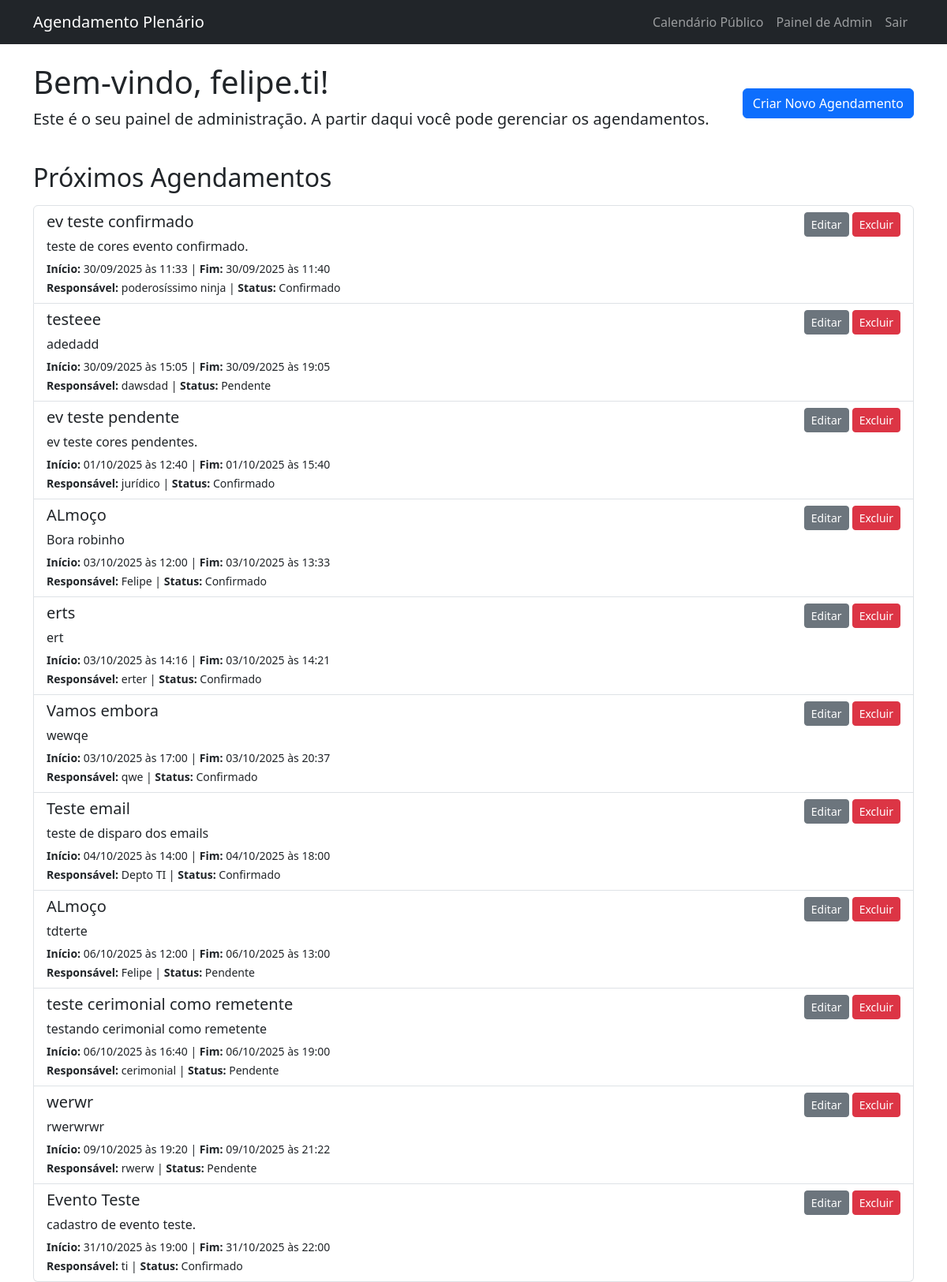
Before: /admin (signed in) with the older database file.
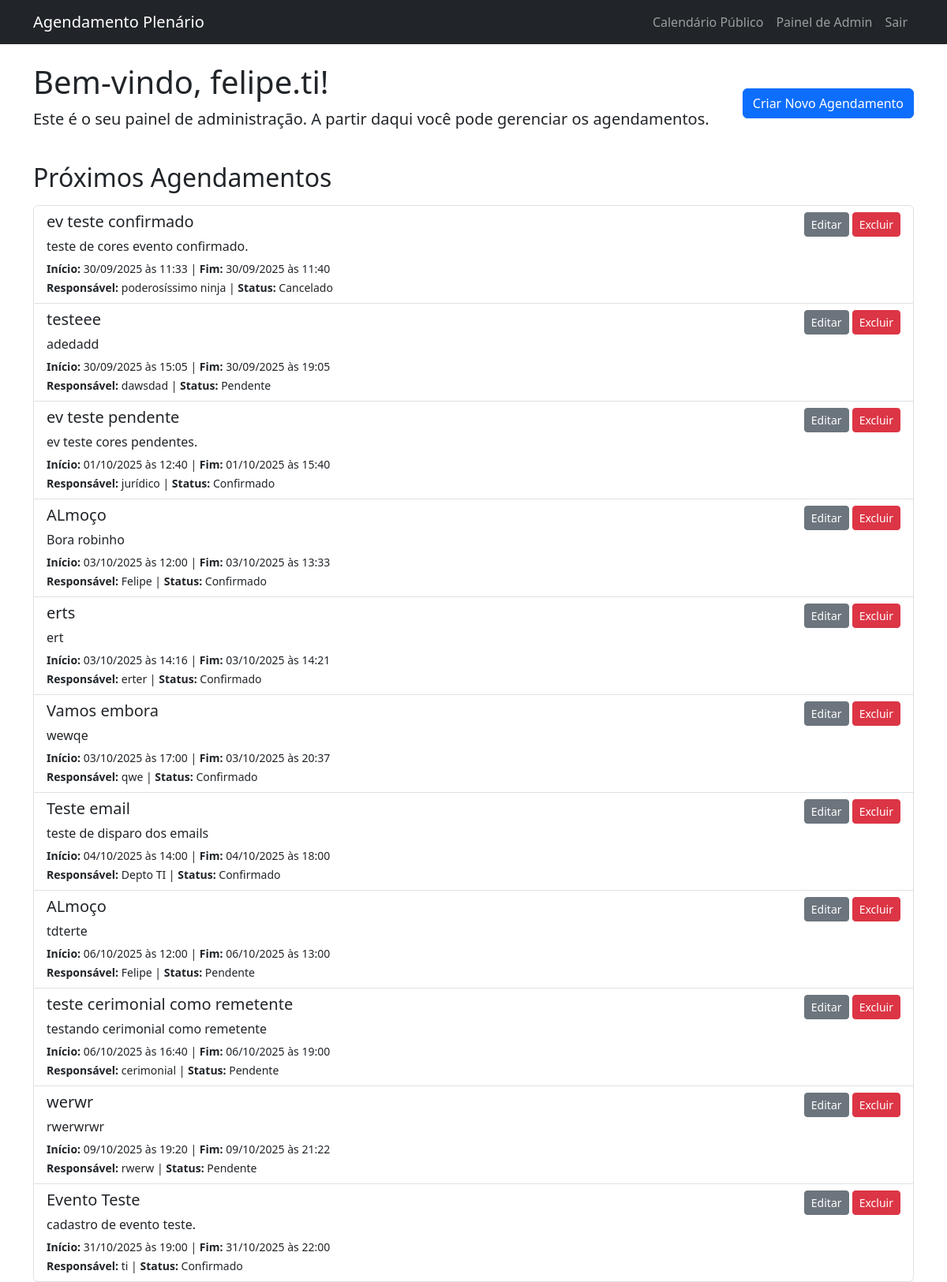
After: the same page with the newer database file.
### app/models.py (models this page shows, shortened)
class Usuario(UserMixin, db.Model):
    id = db.Column(db.Integer, primary_key=True)
    nome_usuario = db.Column(db.String(64), index=True, unique=True)
    senha_hash = db.Column(db.String(128))
    agendamentos = db.relationship('Agendamento', backref='autor', lazy='dynamic')

class Agendamento(db.Model):
    id = db.Column(db.Integer, primary_key=True)
    titulo = db.Column(db.String(140), nullable=False)
    descricao = db.Column(db.Text)
    data_inicio = db.Column(db.DateTime, index=True, nullable=False)
    data_fim = db.Column(db.DateTime, nullable=False)
    local = db.Column(db.String(140), default='Plenário Roberto Bottacin Moreira')
    responsavel = db.Column(db.String(140))
    status = db.Column(db.String(64), default='Confirmado')
    uso_telao = db.Column(db.Boolean, default=False)
    gravacao = db.Column(db.Boolean, default=False)
    uso_som = db.Column(db.Boolean, default=False)
    transmissao = db.Column(db.Boolean, default=False)
    usuario_id = db.Column(db.Integer, db.ForeignKey('usuario.id'))
    equipe_solicitada = db.Column(db.Text) # Campo para listar os funcionários
    usuario_id = db.Column(db.Integer, db.ForeignKey('usuario.id'))

### app/routes.py (the view)
@bp.route('/admin')
@login_required
def admin_dashboard():
    agendamentos = Agendamento.query.order_by(Agendamento.data_inicio.asc()).all()
    return render_template('admin_dashboard.html', agendamentos=agendamentos)

### app/models.py (called while the page is built)
@login_manager.user_loader
def load_user(user_id):
    return Usuario.query.get(int(user_id))

### app/templates/admin_dashboard.html (shortened to what this page needs)
{% extends "base.html" %}
{% block content %}
    <div class="d-flex justify-content-between align-items-center mb-4">
        <div>
            <h1>Bem-vindo, {{ current_user.nome_usuario }}!</h1>
            <p class="lead">Este é o seu painel de administração. A partir daqui você pode gerenciar os agendamentos.</p>
        </div>
        <div>
            <a href="{{ url_for('main.novo_agendamento') }}" class="btn btn-primary">Criar Novo Agendamento</a>
        </div>
    </div>
    <div class="mt-4">
        <h2>Próximos Agendamentos</h2>
        <div class="list-group mt-3">
            {% for agendamento in agendamentos %}
                <div class="list-group-item list-group-item-action flex-column align-items-start">
                    <div class="d-flex w-100 justify-content-between">
                        <h5 class="mb-1">{{ agendamento.titulo }}</h5>
                        <div>
                            <a href="{{ url_for('main.editar_agendamento', agendamento_id=agendamento.id) }}" class="btn btn-secondary btn-sm">Editar</a>
                            <form action="{{ url_for('main.excluir_agendamento', agendamento_id=agendamento.id) }}" method="POST" style="display: inline;">
                                <button type="submit" class="btn btn-danger btn-sm"
                                        onclick="return confirm('Tem certeza que deseja excluir este agendamento? Esta ação não pode ser desfeita.');">
                                    Excluir
                                </button>
                            </form>
                        </div>
                    </div>
                    <p class="mb-1">{{ agendamento.descricao or "Nenhuma descrição fornecida." }}</p>
                    <small>
                        <strong>Início:</strong> {{ agendamento.data_inicio.strftime('%d/%m/%Y às %H:%M') }} |
                        <strong>Fim:</strong> {{ agendamento.data_fim.strftime('%d/%m/%Y às %H:%M') }}
                    </small>
                    <br>
                    <small><strong>Responsável:</strong> {{ agendamento.responsavel }} | <strong>Status:</strong> {{ agendamento.status }}</small>
                </div>
            {% else %}
                <div class="list-group-item">
                    <p class="mb-1">Nenhum agendamento cadastrado ainda.</p>
                </div>
            {% endfor %}
        </div>
    </div>
{% endblock %}

### app/templates/base.html (shortened to what this page needs)
<!doctype html>
<html lang="pt-br">
  <head>
    <link href="https://cdn.jsdelivr.net/npm/bootstrap@5.3.3/dist/css/bootstrap.min.css" rel="stylesheet">
    <link rel="stylesheet" href="https://cdn.jsdelivr.net/npm/bootstrap-icons@1.11.3/font/bootstrap-icons.min.css">
    <link rel="stylesheet" href="{{ url_for('static', filename='css/style.css') }}">
  </head>
  <body>
    <nav class="navbar navbar-expand-lg navbar-dark bg-dark fixed-top">
      <div class="container">
        <a class="navbar-brand" href="{{ url_for('main.index') }}">Agendamento Plenário</a>
        <div class="collapse navbar-collapse" id="navbarNav">
          <ul class="navbar-nav ms-auto">
            <li class="nav-item">
              <a class="nav-link" href="{{ url_for('main.calendario_publico') }}">Calendário Público</a>
            </li>
            {% if current_user.is_authenticated %}
              <li class="nav-item">
                <a class="nav-link" href="{{ url_for('main.admin_dashboard') }}">Painel de Admin</a>
              </li>
              <li class="nav-item">
                <a class="nav-link" href="{{ url_for('main.logout') }}">Sair</a>
              </li>
            {% else %}
              <li class="nav-item">
                <a class="nav-link" href="{{ url_for('main.login') }}">Acesso Restrito</a>
              </li>
            {% endif %}
          </ul>
        </div>
      </div>
    </nav>
    <div class="container mt-4">
      {% block content %}{% endblock %}
    </div>
  </body>
</html>

### app/templates/base.html (style rules this page uses)
body { padding-top: 56px; }

Changed rows visible on the page:
changed Agendamento "ev teste confirmado": status "Confirmado" → "Cancelado"
